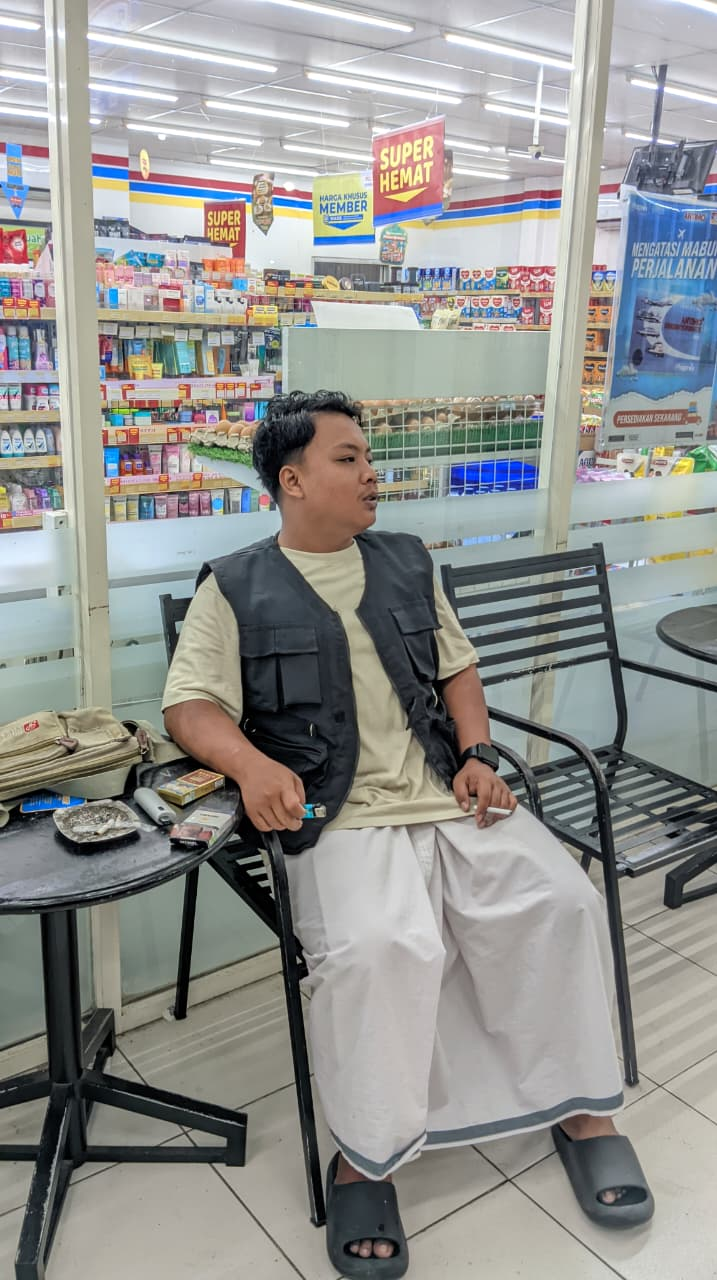
#> input picture uts/foto/foto 2 banyak detail.jpeg, 717 x 1280 px, found by its file name
$ python citra_grayscale.py
#> lines starting #> are read from the running program, lines starting #| are printed output that depends on the picture; after the words box and inside, x2 and y2 are one past the last pixel; in counts of white or black regions, pixels touching at a corner belong together
import cv2
import numpy as np
import matplotlib.pyplot as plt

# baca gambar
gray = cv2.imread(r'D:\kuliah\pengolahan citra\UTS_PengolahanCitra\uts\foto\foto 2 banyak detail.jpeg',0)
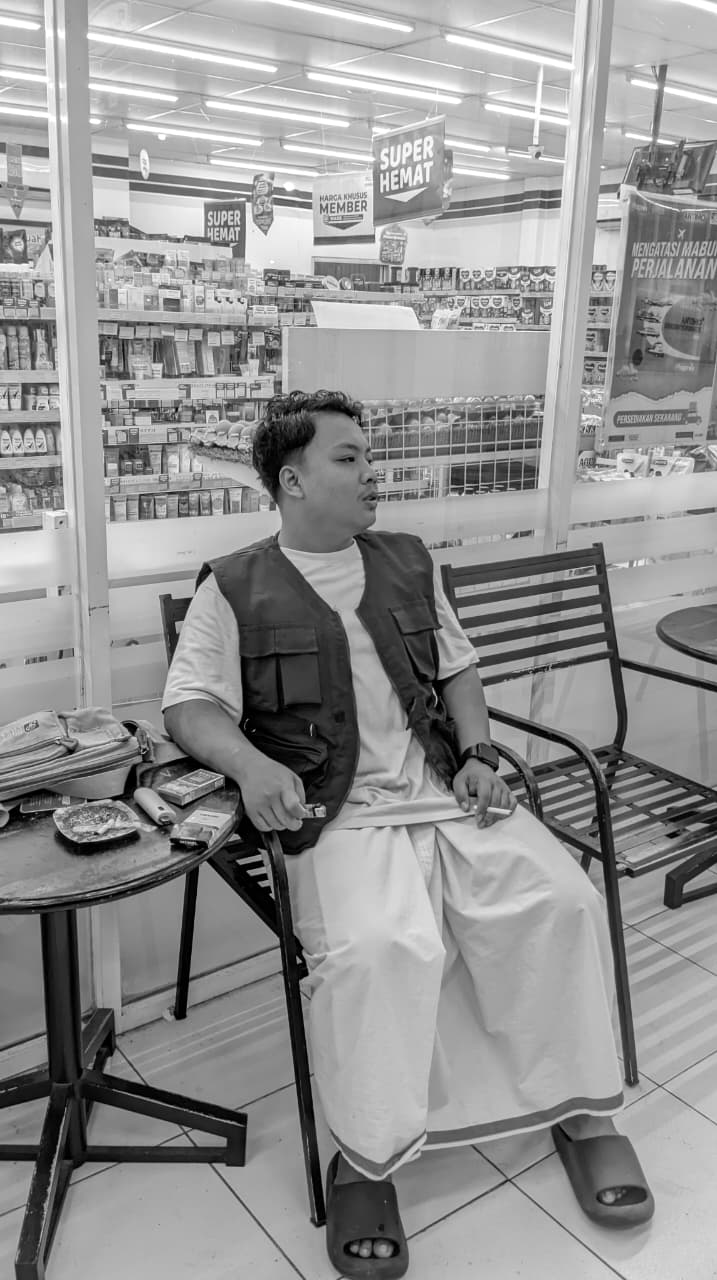
#> gray: shape (1280, 717); min 0, max 255, mean 146.9

# cek gambar
if gray is None:
    print("Gambar tidak ditemukan!")

else:

    # fungsi kuantisasi
    def quantize(image, level):
#> called with level = 2
        step = 256 // level
        return (image // step) * step
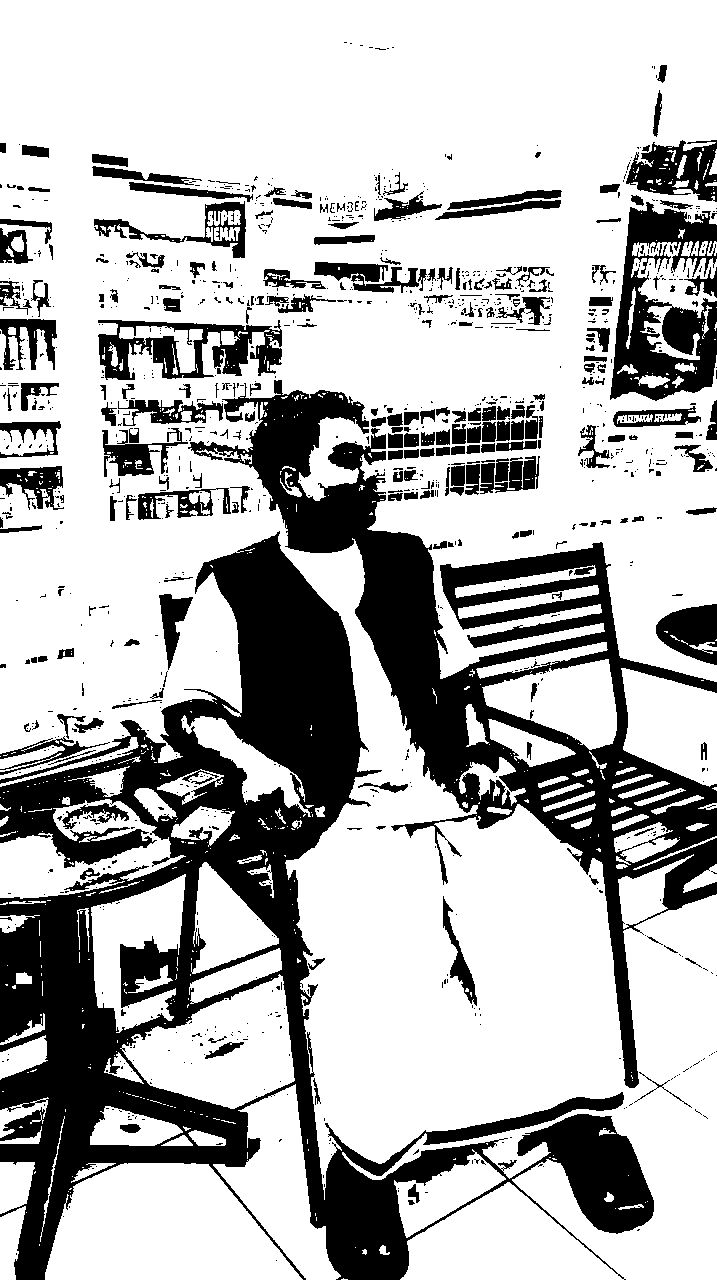
#> returned value: shape (1280, 717); values 0 (black) and 128 (white), 71.3% white; 1114 black regions (852 under 20 px), largest, box (x1, y1, x2, y2) and area: (0, 531, 654, 1280) 125688, (188, 380, 717, 1088) 67991, (610, 202, 717, 401) 11283

    # proses
    q2 = quantize(gray, 2)
    q4 = quantize(gray, 4)
#> call 2 of quantize, with level = 4
#> in quantize (call 2), `return (image // step) * step`:
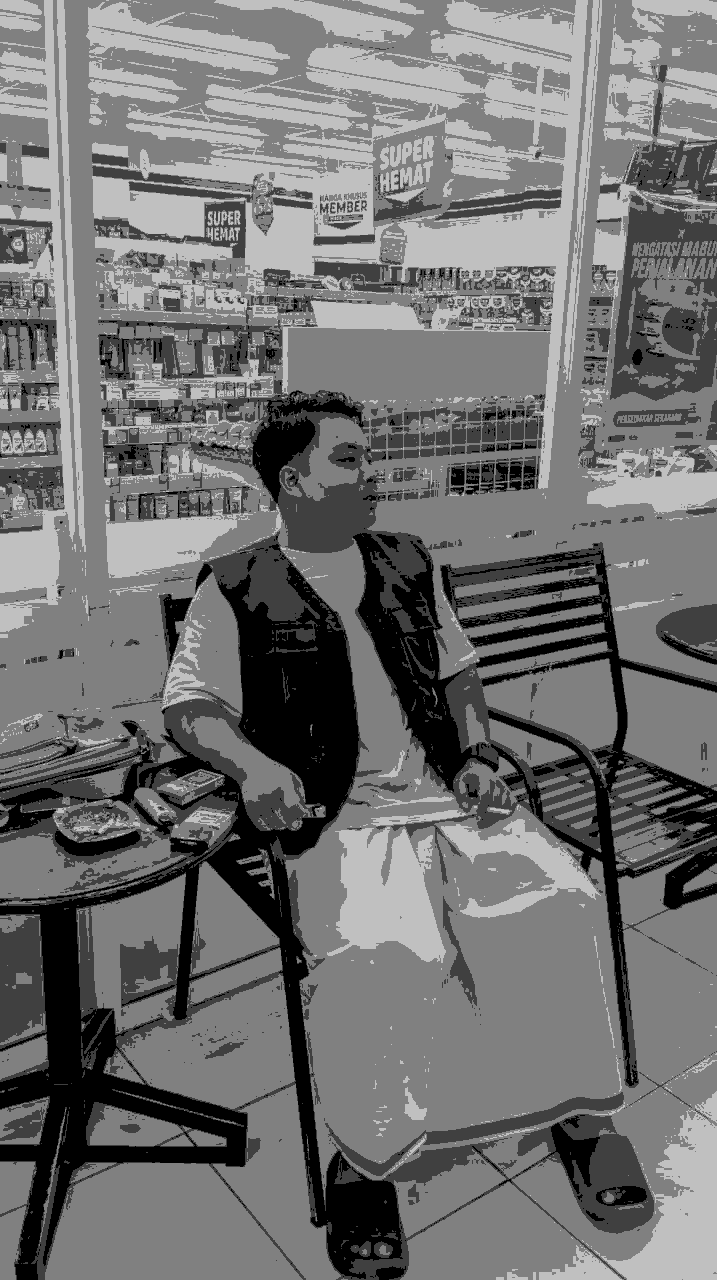
#> returned value: shape (1280, 717); min 0, max 192, mean 113.4
    q8 = quantize(gray, 8)
#> call 3 of quantize, with level = 8
#> in quantize (call 3), `return (image // step) * step`:
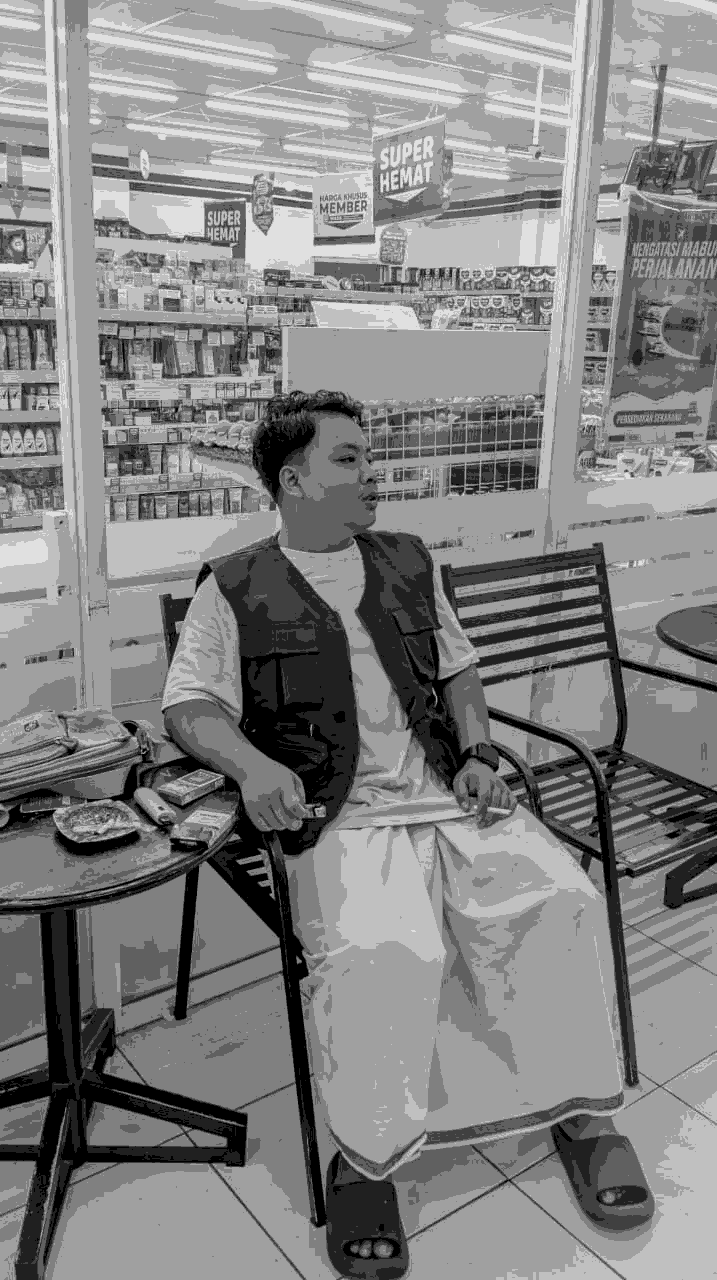
#> returned value: shape (1280, 717); min 0, max 224, mean 131.6
    q16 = quantize(gray, 16)

    # tampilkan
    plt.figure(figsize=(12,8))

    plt.subplot(2,2,1)
    plt.imshow(q2, cmap='gray')
    plt.title("2 Level")
    plt.axis('off')

    plt.subplot(2,2,2)
    plt.imshow(q4, cmap='gray')
    plt.title("4 Level")
    plt.axis('off')

    plt.subplot(2,2,3)
    plt.imshow(q8, cmap='gray')
    plt.title("8 Level")
    plt.axis('off')

    plt.subplot(2,2,4)
    plt.imshow(q16, cmap='gray')
    plt.title("16 Level")
    plt.axis('off')

    plt.show()

$ run again, with uts/foto/dokumen.jpeg copied over uts/foto/foto 2 banyak detail.jpeg
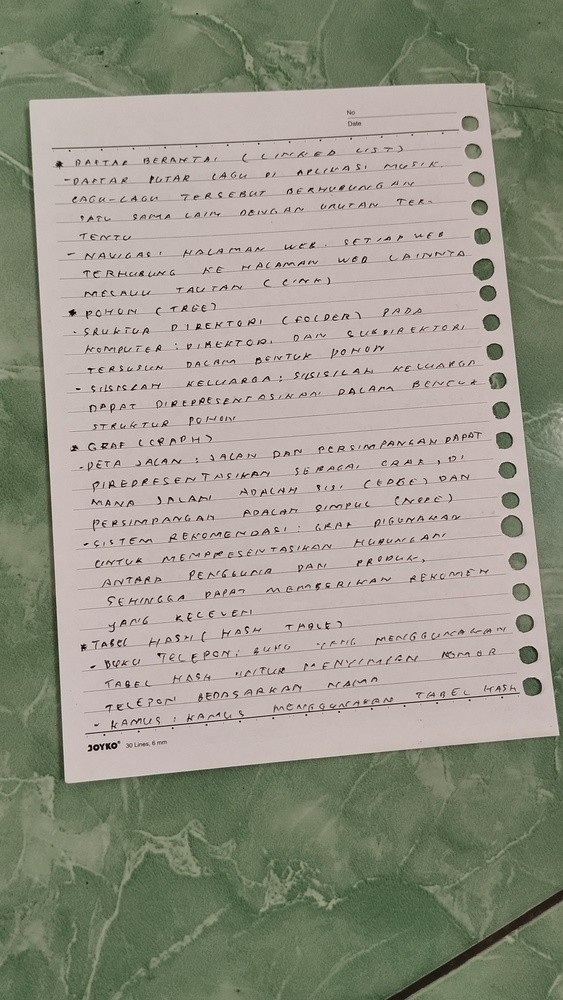
#> input picture uts/foto/dokumen.jpeg, 563 x 1000 px, shrunk from 2296 x 4080 before the run, found by its file name
#> in quantize, `return (image // step) * step`:
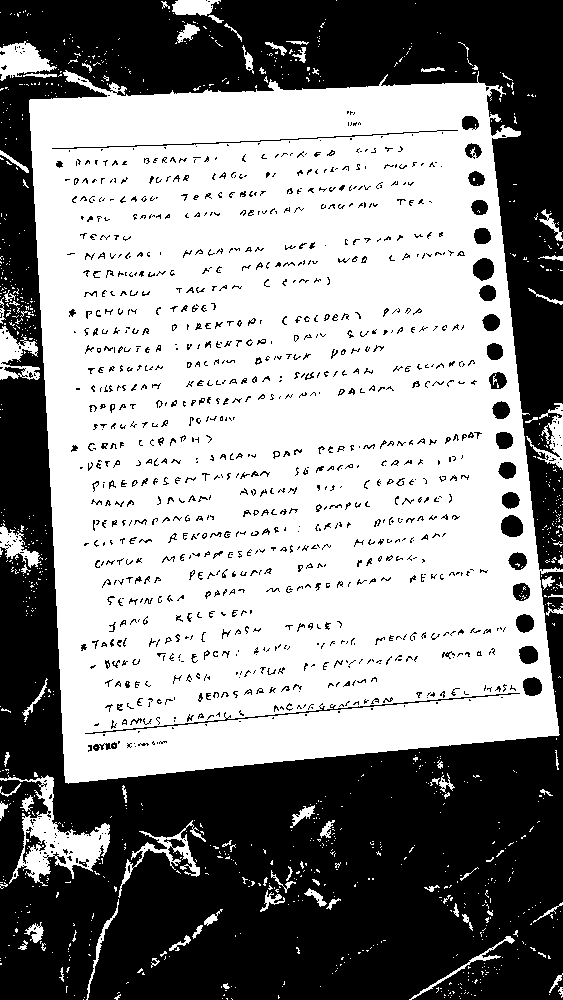
#> returned value: shape (1000, 563); values 0 (black) and 128 (white), 56.5% white; 1112 black regions (899 under 20 px), largest, box (x1, y1, x2, y2) and area: (0, 0, 563, 1000) 225372, (85, 693, 520, 734) 606, (52, 130, 458, 149) 437
#> in quantize (call 3), `return (image // step) * step`:
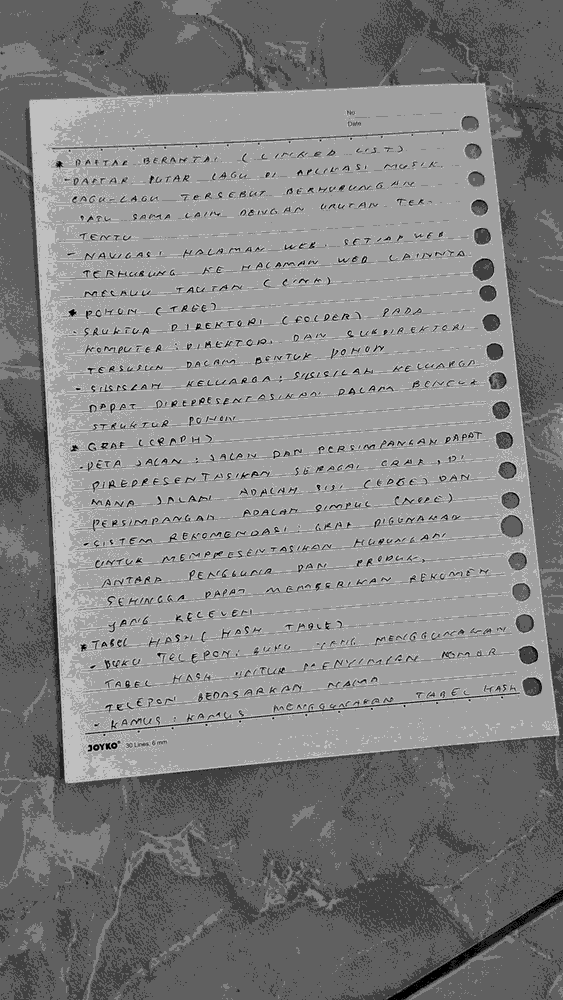
#> returned value: shape (1000, 563); min 0, max 224, mean 129.2

$ run again, with uts/foto/dwi.jpeg copied over uts/foto/foto 2 banyak detail.jpeg
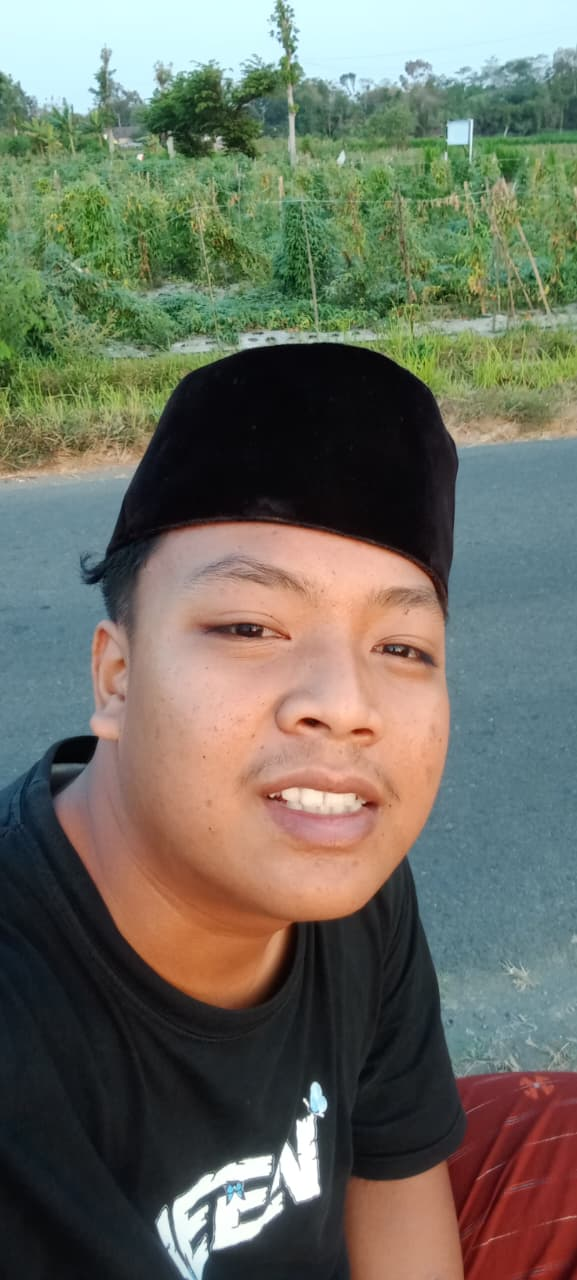
#> input picture uts/foto/dwi.jpeg, 577 x 1280 px, found by its file name
#> in quantize, `return (image // step) * step`:
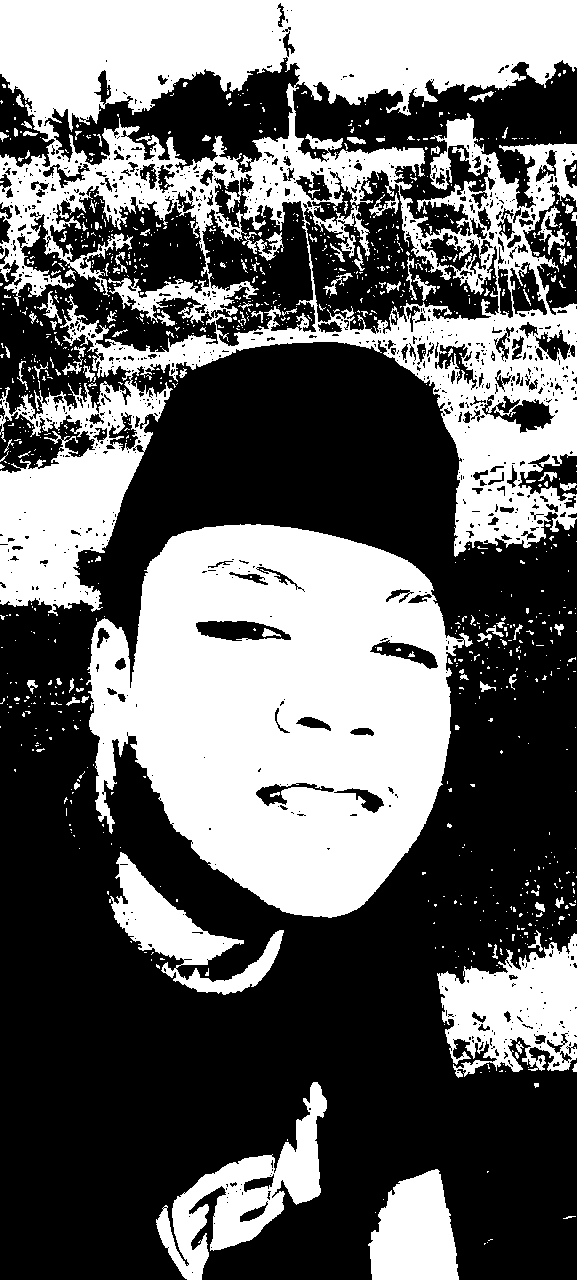
#> returned value: shape (1280, 577); values 0 (black) and 128 (white), 39.8% white; 1093 white regions (984 under 20 px), largest, box (x1, y1, x2, y2) and area: (0, 0, 577, 616) 143036, (86, 524, 473, 918) 102146, (437, 933, 577, 1078) 12159
#> in quantize (call 3), `return (image // step) * step`:
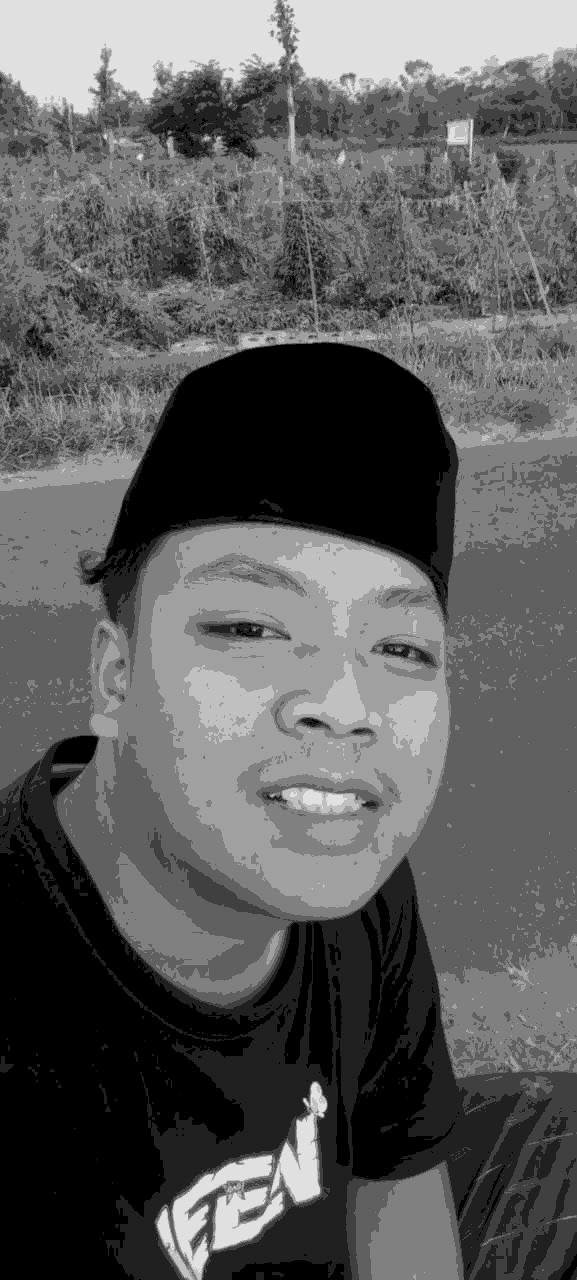
#> returned value: shape (1280, 577); min 0, max 224, mean 92.7
